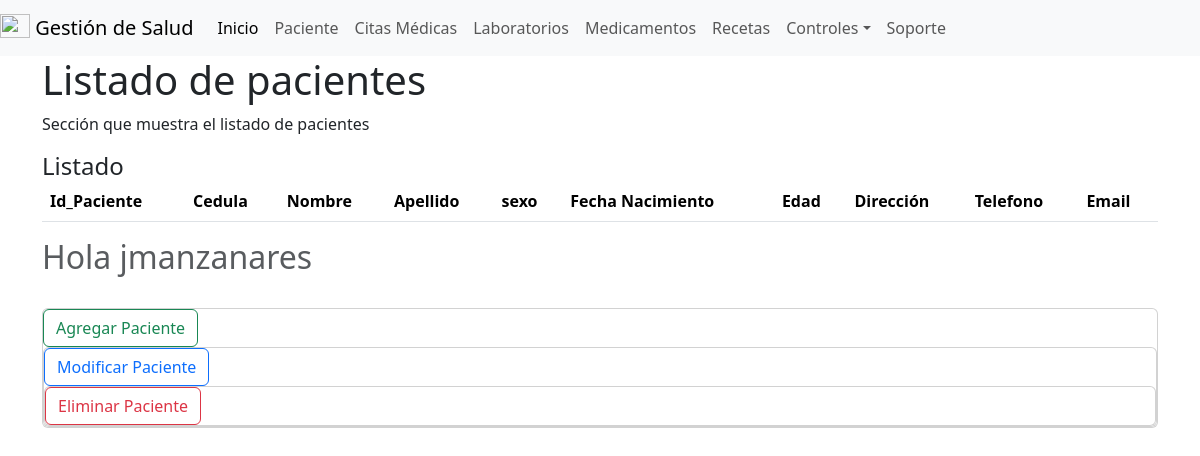
Page /index/ (signed in) on the earlier database version.
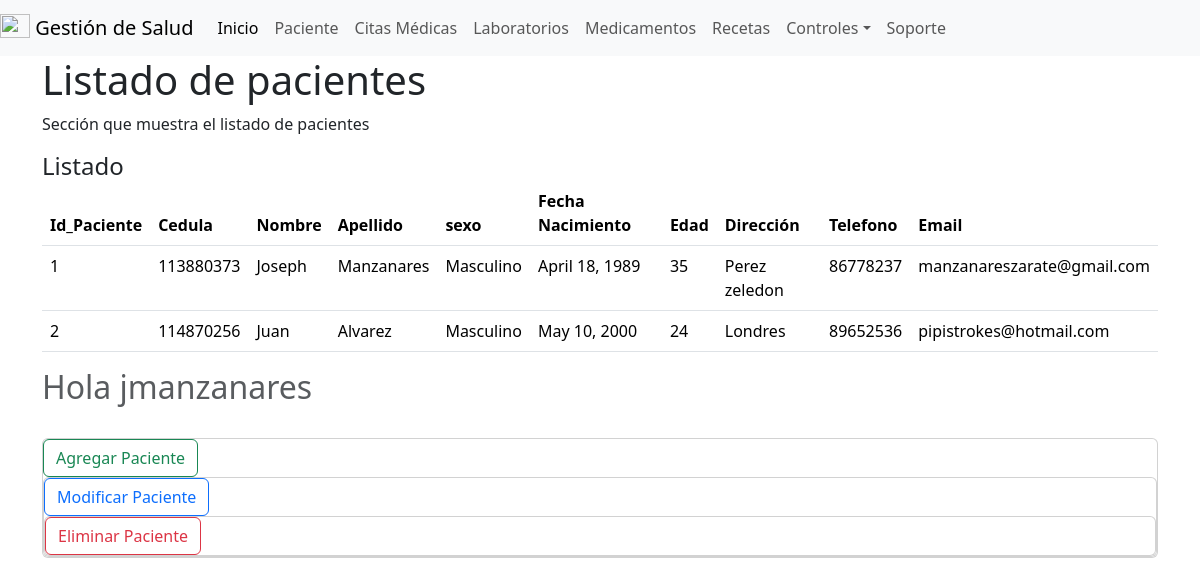
Same page on the later database version.
### salud/models.py (models this page shows, shortened)
class paciente(models.Model):
    id_paciente = models.AutoField(primary_key=True , verbose_name='ID_Paciente')
    cedula = models.IntegerField(null=True,verbose_name='Cedula')
    nombre = models.CharField(max_length=50, verbose_name='Nombre')
    apellido = models.CharField(max_length=50, verbose_name='Apellido')
    sexo = models.CharField(max_length=20, verbose_name='Sexo')
    fecha_Nacimiento = models.DateField(null=True, verbose_name='Fecha de Nacimiento')
    edad = models.IntegerField ( verbose_name='Edad')
    direccion = models.CharField(max_length=50, verbose_name='Direccion')
    telefono = models.IntegerField( verbose_name='Telefono')
    email = models.EmailField( verbose_name='Email')

### salud/views.py (the view)
# urls.py: path('index/', views.index, name='index'),
@login_required
def index(request):
    pacientes = paciente.objects.all()
    return render (request, 'Programar/index.html', context={'pacientes':pacientes})

### salud/templates/Programar/index.html (shortened to what this page needs)
{% extends "base.html" %}
{% block contenido %}
    <h1>Listado de pacientes</h1>
    <p>Sección que muestra el listado de pacientes</p>
        <div class="card-body">
            <h4 class="card-title">Listado</h4>
            <table class="table" id="myTable">
                <thead>
                        <th>Id_Paciente</th>
                        <th>Cedula</th>
                        <th>Nombre</th>
                        <th>Apellido</th>
                        <th>sexo</th>
                        <th>Fecha Nacimiento</th>
                        <th>Edad</th>
                        <th>Dirección</th>
                        <th>Telefono</th>
                        <th>Email</th>
                </thead>
                <tbody>
                    {% for pacientes in pacientes  %}
                    <tr>
                        <td>{{ pacientes.id_paciente }}</td>
                        <td>{{ pacientes.cedula}}</td>
                        <td>{{ pacientes.nombre }}</td>
                        <td>{{ pacientes.apellido}}</td>
                        <td>{{ pacientes.sexo}}</td>
                        <td>{{ pacientes.fecha_Nacimiento}}</td>
                        <td>{{ pacientes.edad}}</td>
                        <td>{{ pacientes.direccion}}</td>
                        <td>{{ pacientes.telefono}}</td>
                        <td>{{ pacientes.email}}</td>
                    </tr>
                    {% endfor %}
                </tbody>
            </table>
        </div>
        <div class="card-footer text-muted">
            {% if request.user.is_authenticated %}
            <h2>Hola {{ request.user.username }}</h2>
            {% endif %}
            <br>
            <div class="card">
                <div class=""><a
                    name=""
                    id=""
                    class="btn btn-outline-success"
                    href="{% url 'agregar' %}"
                    role="button"
                    >Agregar Paciente</a>
                </div>
                <div class="card">
                    <div class=""><a
                        name=""
                        id=""
                        class="btn btn-outline-primary"
                        href="{% url 'agregar'%}"
                        role="button"
                        >Modificar Paciente</a
                    >
                    </div>
                    <div class="card">
                        <div class=""><a
                            name=""
                            id=""
                            class="btn btn-outline-danger"
                            href="{%url 'agregar'%}"
                            role="button"
                            >Eliminar Paciente</a
                        >
                        </div>
        </div>
    </div>
{% endblock %}

### salud/templates/base.html (shortened to what this page needs)
{% load static %}
<!doctype html>
<html lang="en">
    <head>
        <link
            href="https://cdn.jsdelivr.net/npm/bootstrap@5.3.2/dist/css/bootstrap.min.css"
            rel="stylesheet"
        />
    </head>
    <body>
        <header>
            <nav class="navbar navbar-expand navbar-light bg-light">
                <div class="nav navbar-nav">
                    <a class="navbar-brand" href="#">
                        <img src="img/icono.png"  width="30" height="24" class="d-inline-block align-text-top">
                        Gestión de Salud
                    </a>
                    <a class="nav-item nav-link active" href= "{% url 'inicio' %}" aria-current="page"
                        >Inicio <span class="visually-hidden">(current)</span></a
                    >
                    <a class="nav-item nav-link" href="{% url 'index'%}">Paciente</a>
                    <a class="nav-item nav-link" href="{% url 'citas'%}">Citas Médicas</a>
                    <a class="nav-item nav-link" href="{% url 'laboratorios'%}">Laboratorios</a>
                    <a class="nav-item nav-link" href="{% url 'medicamentos'%}">Medicamentos</a>
                    <a class="nav-item nav-link" href="{% url 'recetas'%}">Recetas</a>
                    <li class="nav-item dropdown">
                        <a class="nav-link dropdown-toggle" data-bs-toggle="dropdown" href="{% url 'index'%}"  role="button" aria-expanded="false">Controles</a>
                    </li>
                    <a class="nav-item nav-link" href="{% url 'soporte'%}">Soporte</a>
                </div>
            </nav>
        </header>
        <main>
            <div class="container">
                <div class = "row">
                    <div class="col">
{%block contenido %}   {% endblock %}
    </body>
</html>

Differences in the rows shown:
added paciente: id_paciente "1", cedula "113880373", nombre "Joseph", apellido "Manzanares", sexo "Masculino", fecha_Nacimiento "April 18, 1989", edad "35", direccion "Perez zeledon", telefono "86778237", email "manzanareszarate@gmail.com"
added paciente: id_paciente "2", cedula "114870256", nombre "Juan", apellido "Alvarez", sexo "Masculino", fecha_Nacimiento "May 10, 2000", edad "24", direccion "Londres", telefono "89652536", email "pipistrokes@hotmail.com"
